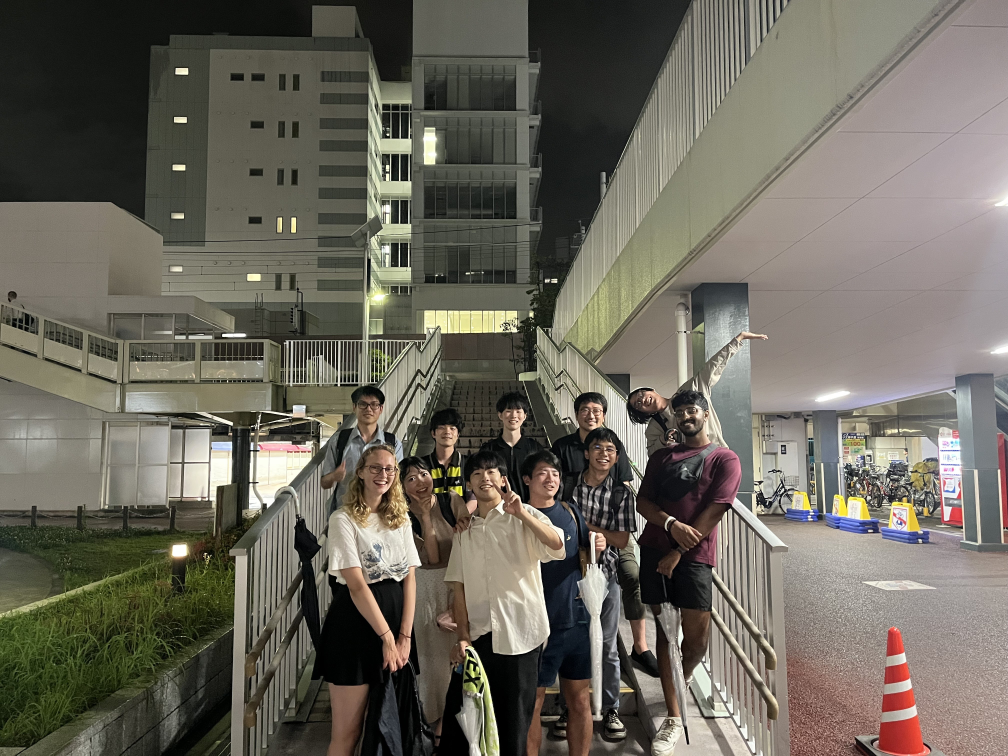
#> input picture resource/resize_rotate.jpg, 4032 x 3024 px (shown at 1/4 size)
$ python class4_1.py
#> lines starting #> are read from the running program, lines starting #| are printed output that depends on the picture
from PIL import Image
import sys

# 画像のファイルパスを指定して画像を開く

image_path = "./resource/resize_rotate.jpg"

image = Image.open(image_path)
#> image is the input picture: PIL image 4032x3024 RGB; mean R, G, B 107.7, 103.5, 92.9

# 画像の幅と高さを取得

width, height = image.size
#> width = 4032; height = 3024

# 画像のピクセルデータを出力

print("Image Width:", width)
#| Image Width: 4032

print("Image Height:", height)
#| Image Height: 3024

# 画像の基本情報を取得

image_info = {

    "ファイル名": image.filename,

    "形式": image.format,

    "画像のサイズ(width)": width,

    "画像のサイズ(height)": height,

    "カラーモード": image.mode,

    "画像のモード": image.getbands(),  # カラーモードの各バンド（R, G, Bなど）をリストとして返す

    "透明度の有無": image.info.get("transparency"),  # 画像に透明度がある場合は透明度の値が返される

}

# 画像の基本情報を出力

for key, value in image_info.items():

    print(f"{key}: {value}")
#> this loop made 7 passes
#> (key, value) on passes 1 to 7: ('ファイル名', './resource/resize_rotate.jpg'), ('形式', 'JPEG'), ('画像のサイズ(width)', 4032), ('画像のサイズ(height)', 3024), ('カラーモード', 'RGB'), ('画像のモード', ('R', 'G', 'B')), ('透明度の有無', None)
#| ファイル名: ./resource/resize_rotate.jpg
#| 形式: JPEG
#| 画像のサイズ(width): 4032
#| 画像のサイズ(height): 3024
#| カラーモード: RGB
#| 画像のモード: ('R', 'G', 'B')
#| 透明度の有無: None

left = int(2100)
upper = int(1500)
right = int(2500)
lower = int(1900)
image_crop = image.crop((left, upper, right, lower))
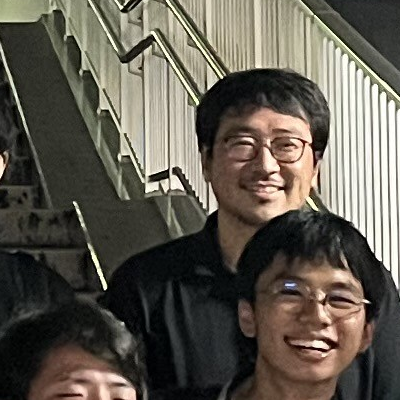
#> image_crop: PIL image 400x400 RGB; mean R, G, B 95.3, 90, 79.9
image_resized = image_crop.resize((4032, 3024))
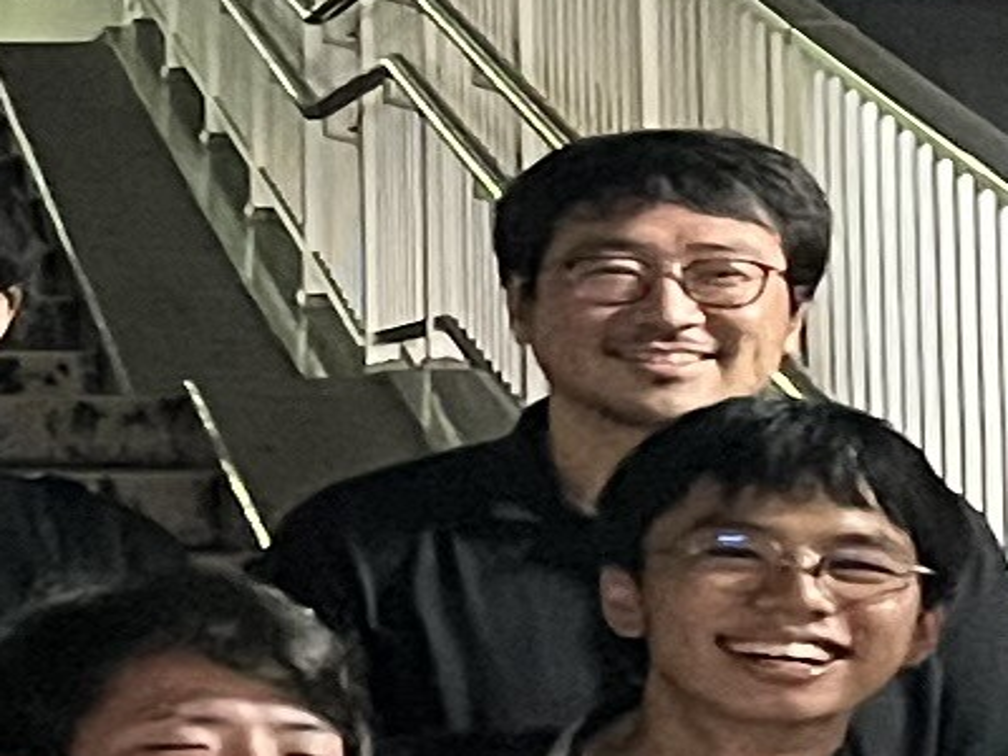
#> image_resized: PIL image 4032x3024 RGB (shown at 1/4 size); mean R, G, B 95.3, 90, 79.9
image_resized.save(f'./resource/image_croped_{left}_{upper}.jpg', quality=95)

print('HELLO')

$ run again, with resource/image_croped.jpg copied over resource/resize_rotate.jpg
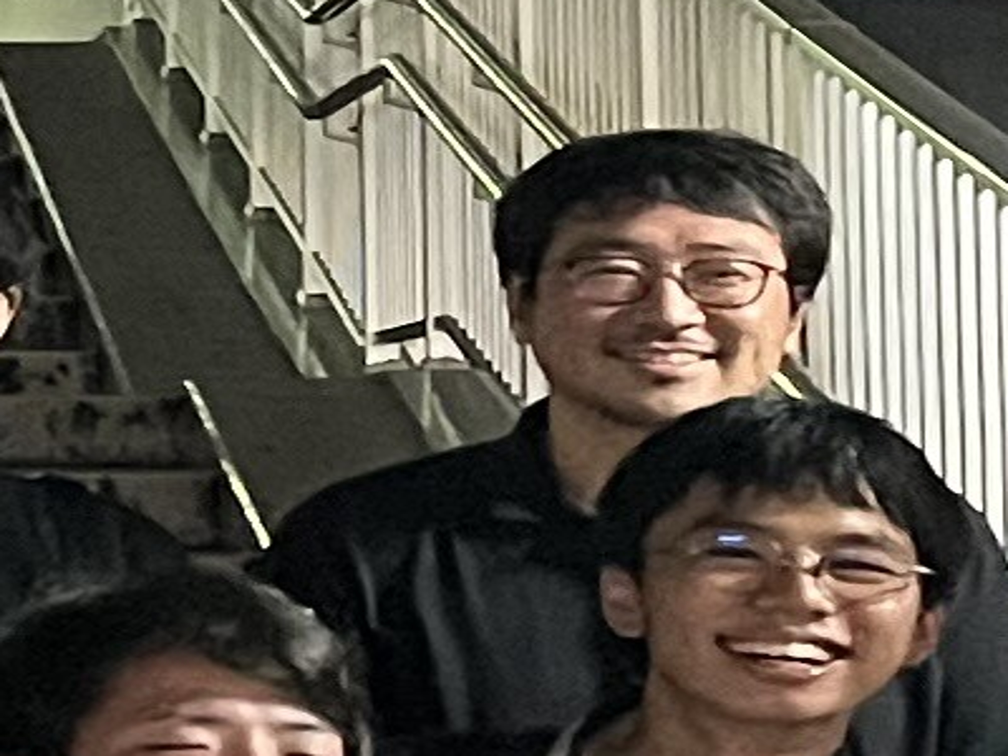
#> input picture resource/image_croped.jpg, 4032 x 3024 px (shown at 1/4 size)
#> image is the input picture: PIL image 4032x3024 RGB; mean R, G, B 95.3, 90, 79.9
#| Image Width: 4032
#| Image Height: 3024
#> the loop `for key, value in image_info.items(): ` made 7 passes
#> (key, value) on passes 1 to 7: ('ファイル名', './resource/resize_rotate.jpg'), ('形式', 'JPEG'), ('画像のサイズ(width)', 4032), ('画像のサイズ(height)', 3024), ('カラーモード', 'RGB'), ('画像のモード', ('R', 'G', 'B')), ('透明度の有無', None)
#> (printed output is left out)
#> `image_crop = image.crop((left, upper, right, lower))`:
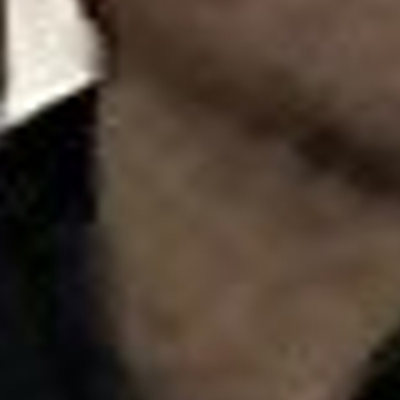
#> image_crop: PIL image 400x400 RGB; mean R, G, B 78.6, 65, 53.5
#> `image_resized = image_crop.resize((4032, 3024))`:
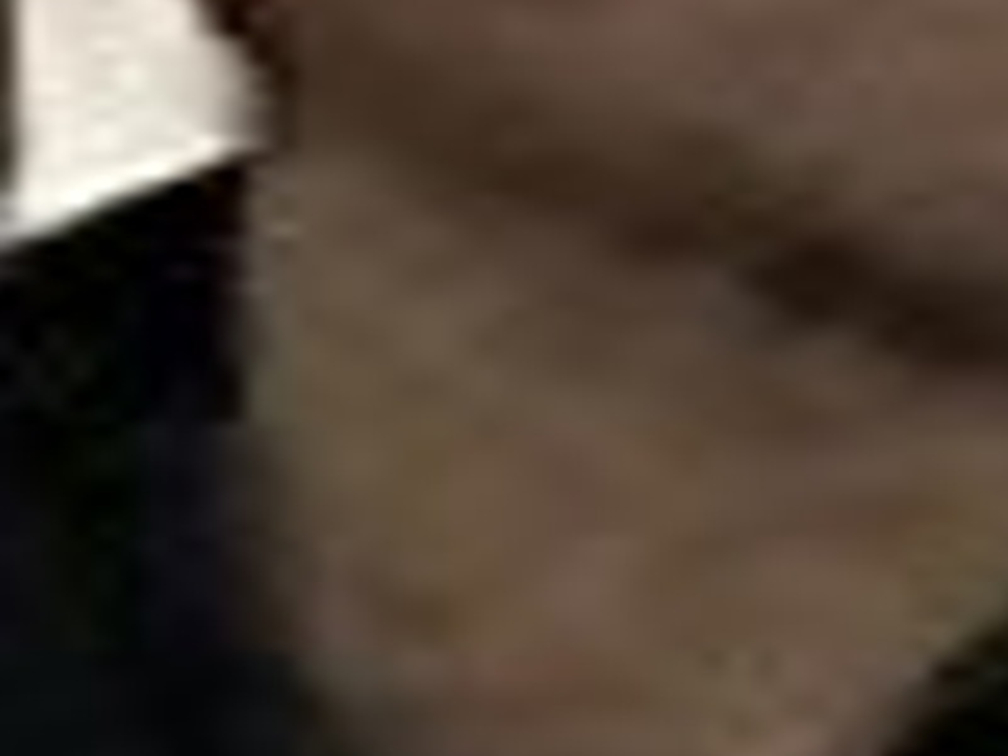
#> image_resized: PIL image 4032x3024 RGB (shown at 1/4 size); mean R, G, B 78.6, 65, 53.5
